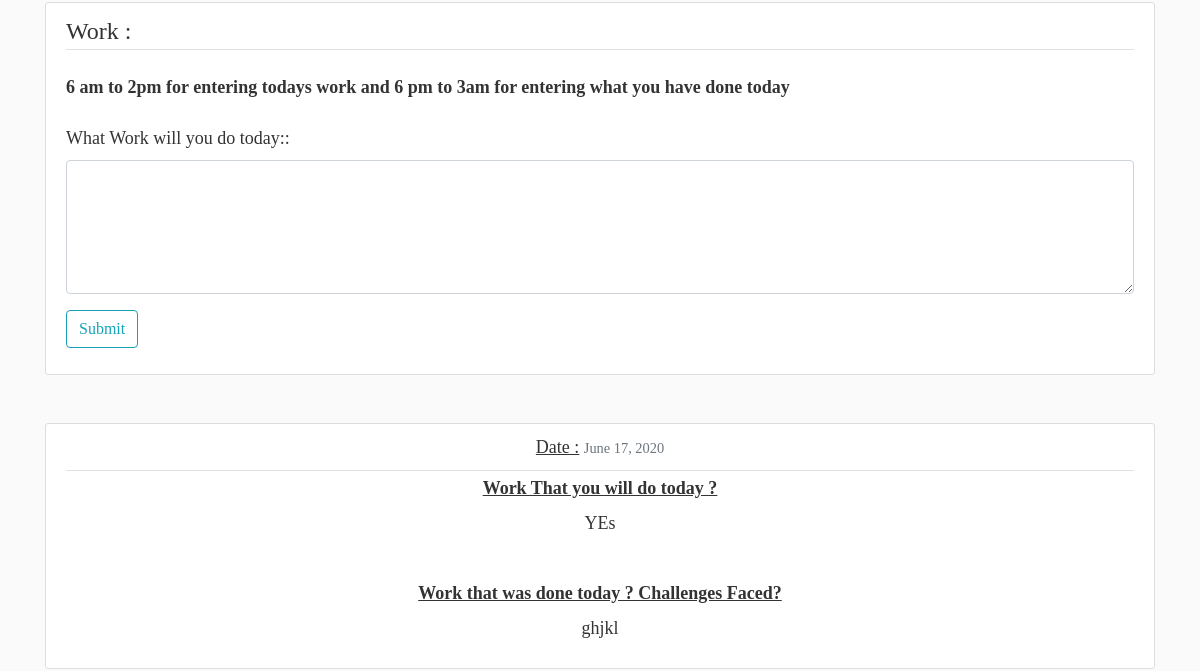
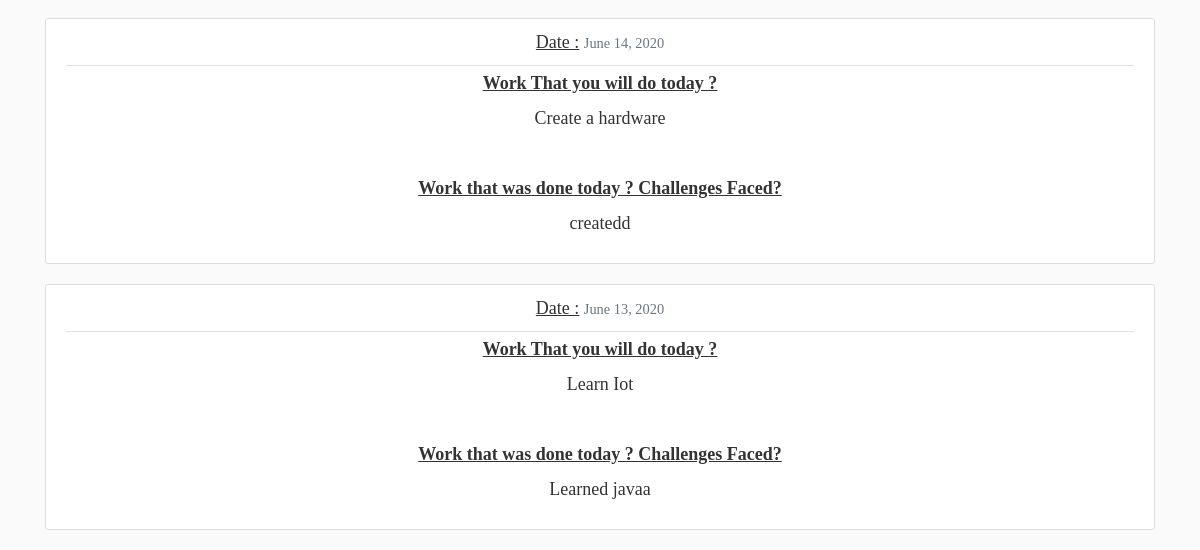
Before: /hom (signed in, lower part) with the older database file (2 pictures, top to bottom).
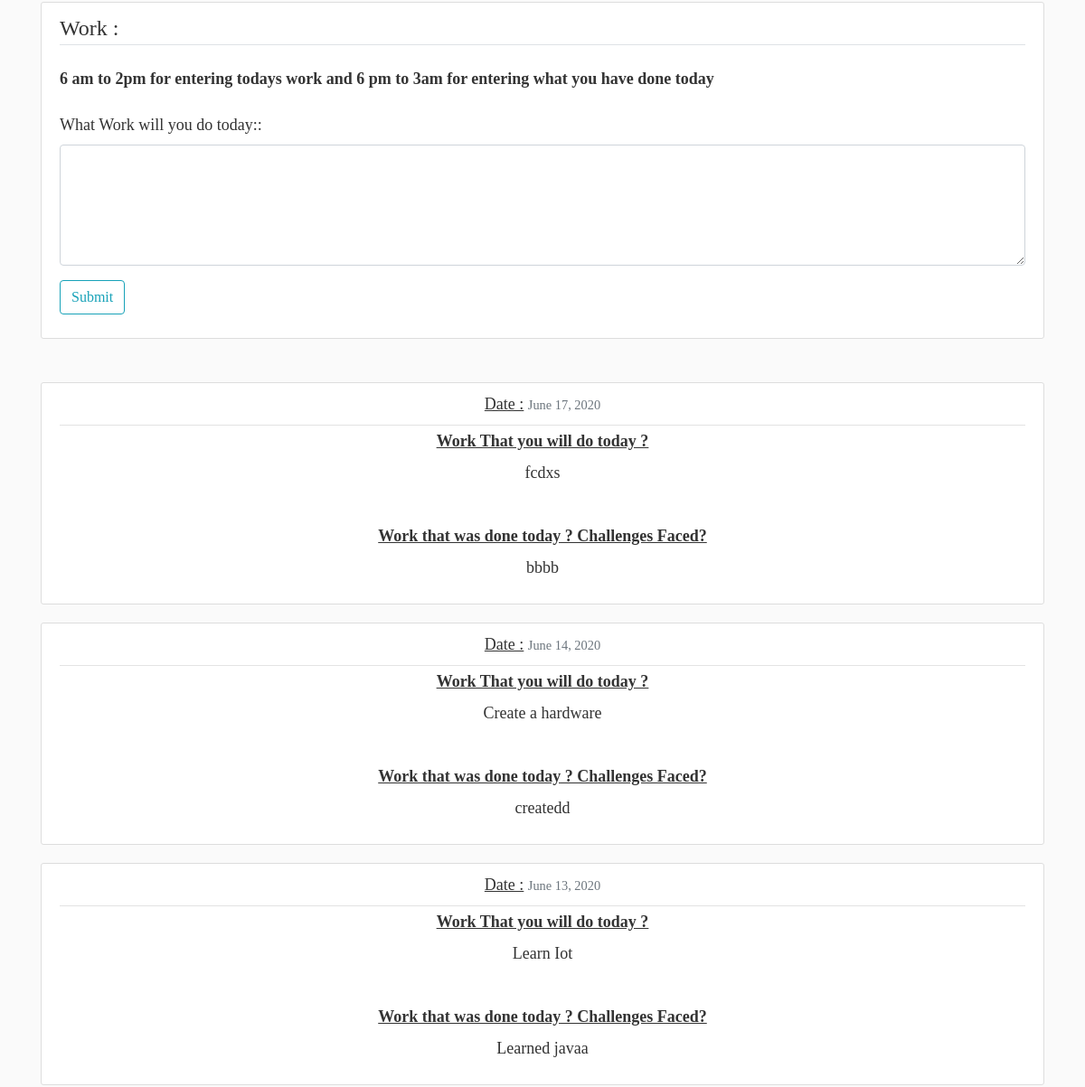
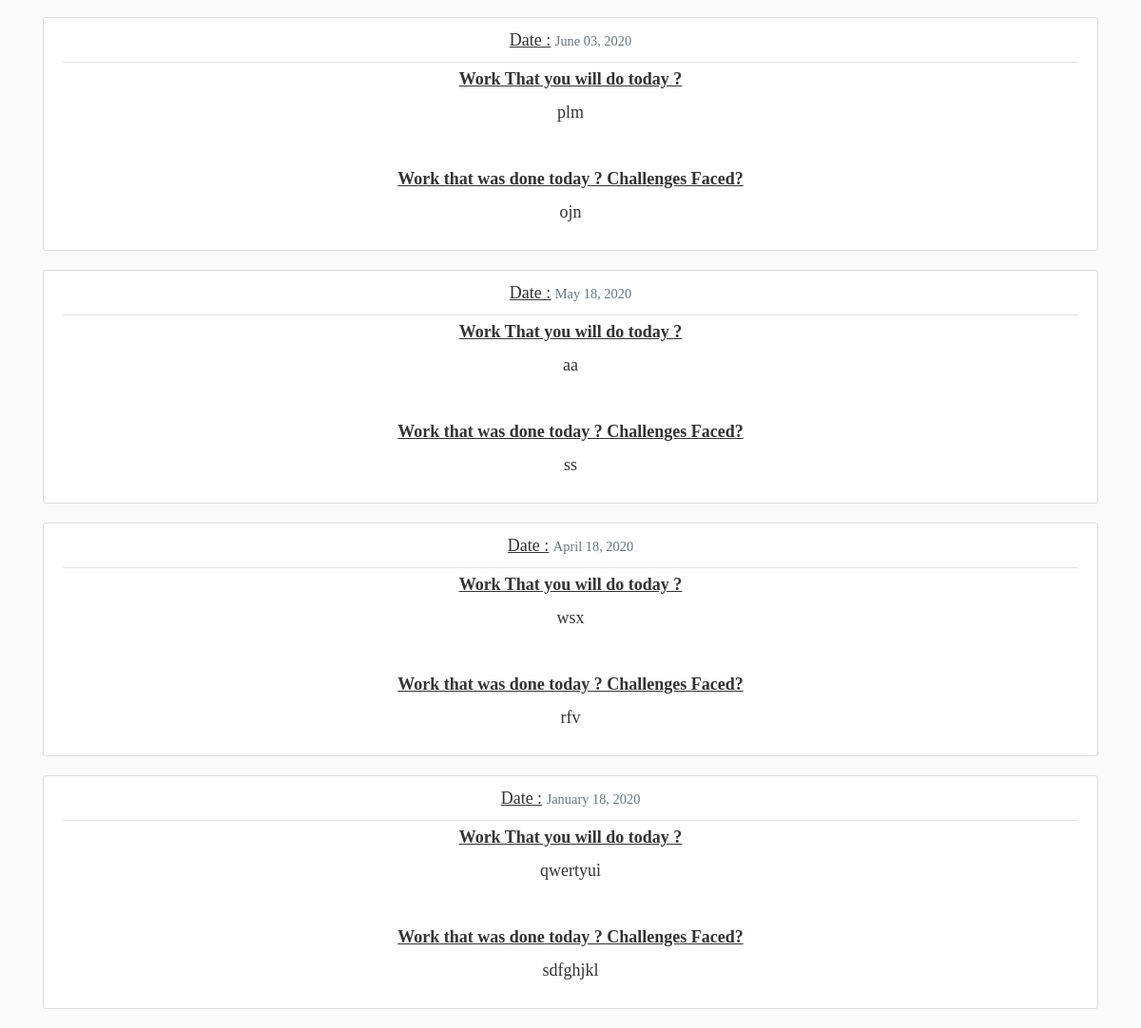
After: the same page with the newer database file (2 pictures, top to bottom).
### blog/models.py (models this page shows, shortened)
class Post(models.Model):
    assigned_employee = models.ForeignKey(User, on_delete=models.CASCADE)
    work_today = models.CharField(max_length=500,null=True,blank=True)
    work_done = models.TextField(max_length=500,null=True,blank=True)
    date_posted = models.DateTimeField(default=timezone.now)

### blog/views.py (the view, shortened to what this page needs)
# urls.py: path('hom',create,name="hom"),
@login_required
def create(request):
    print(timezone.now().date() - timedelta(3))
    print(Post.objects.filter(date_posted__day=(datetime.datetime.now().day -1),date_posted__month=datetime.datetime.now().month , date_posted__year=datetime.datetime.now().year,assigned_employee=request.user))
    if Post.objects.filter(date_posted__day=datetime.datetime.now().day , date_posted__month=datetime.datetime.now().month , date_posted__year=datetime.datetime.now().year,assigned_employee=request.user).count()==0  or Post.objects.filter(date_posted__day=datetime.datetime.now().day , date_posted__month=datetime.datetime.now().month , date_posted__year=datetime.datetime.now().year,assigned_employee=request.user).count()==1   :
        if int(datetime.datetime.now().hour)>=6 and int(datetime.datetime.now().hour)<=13:
            if request.method == 'POST':
                today=request.POST['today']
                if Post.objects.filter(date_posted__day=datetime.datetime.now().day,date_posted__month=datetime.datetime.now().month , date_posted__year=datetime.datetime.now().year,assigned_employee=request.user).count()==0:
                    ins=Post.objects.create(work_today=today,assigned_employee=request.user,date_posted=datetime.datetime.now())
                    ins.save()
                    return redirect('hom')
                elif Post.objects.filter(date_posted__day=datetime.datetime.now().day,date_posted__month=datetime.datetime.now().month , date_posted__year=datetime.datetime.now().year,assigned_employee=request.user).count()==1:
                    insta=Post.objects.get(date_posted__day=datetime.datetime.now().day,date_posted__month=datetime.datetime.now().month , date_posted__year=datetime.datetime.now().year,assigned_employee=request.user)
                    insta.work_today=today
                    insta.save()
                    return redirect('hom')
                else:
                    postss= Post.objects.filter(assigned_employee=request.user).order_by('-date_posted')
                    page = request.GET.get('page', 1)
                    time=datetime.datetime.now().hour
                    paginator = Paginator(postss, 7)
                    try:
                        posts = paginator.page(page)
                    except PageNotAnInteger:
                        posts = paginator.page(1)
                    except EmptyPage:
                        posts = paginator.page(paginator.num_pages)
                    return render(request, 'blog/user_post.html', {'posts': posts,'time':time})
            else:
                    postss= Post.objects.filter(assigned_employee=request.user).order_by('-date_posted')
                    page = request.GET.get('page', 1)
                    time=datetime.datetime.now().hour
                    paginator = Paginator(postss, 7)
                    try:
                        posts = paginator.page(page)
                    except PageNotAnInteger:
                        posts = paginator.page(1)
                    except EmptyPage:
                        posts = paginator.page(paginator.num_pages)
                    return render(request, 'blog/user_post.html', {'posts': posts,'time':time})

### blog/templates/blog/user_post.html (shortened to what this page needs)
{% extends "blog/base.html" %}
{% block content %}
{% load get_user %}
    </div>  <br>
    <br>
        <div class="content-section" style="margin:auto;">
        <form method="POST">
<legend class="border-bottom mb-4">Work :</legend>
  <div class="form-group">
    <label for="formGroupExampleInput"><b>6 am to 2pm for entering todays work and 6 pm to 3am for entering what you have done today </b></label>
  </div>
  <div class="form-group">
  {% if time >= 6 and  time <= 13 %}
    <label for="formGroupExampleInput">What Work will you do today::</label>
    <textarea rows="5" class="form-control" placeholder="" value="" name="today" /></textarea>
 </div>
            <div class="form-group">
                <button class="btn btn-outline-info" type="submit">Submit</button>
            </div>
{% endif %}
        </form>
    </div>
    <br>
    <br>
    {% for post in posts %}
                <article class="media content-section" style="text-align: center;">
                 <br>
                 <br>
                 <br>
                    <div class="media-body">
            <div class="article-metadata">
          <label for="formGroupExampleInput2"><u>Date :</u></label>
              <small class="text-muted">{{ post.date_posted|date:"F d, Y" }}</small>
            </div>
            <label for="formGroupExampleInput2"><u><b>Work That you will do today ? </u></b></label><br>
            <p class="article-content">{{ post.work_today }}</a><br><br></p>
                           <label for="formGroupExampleInput2"><u><b>Work that was done today ? Challenges Faced?</u></b></label><br>
            <p class="article-content">{{ post.work_done }} </a></p>
          </div>
        </article>
    {% endfor %}
{% endblock content %}

Changed rows visible on the page:
changed Post: work_today "YEs" → "fcdxs"; work_done "ghjkl" → "bbbb"
added Post: date_posted "June 03, 2020", work_today "plm", work_done "ojn"
added Post: date_posted "May 18, 2020", work_today "aa", work_done "ss"
added Post: date_posted "April 18, 2020", work_today "wsx", work_done "rfv"
added Post: date_posted "January 18, 2020", work_today "qwertyui", work_done "sdfghjkl"
